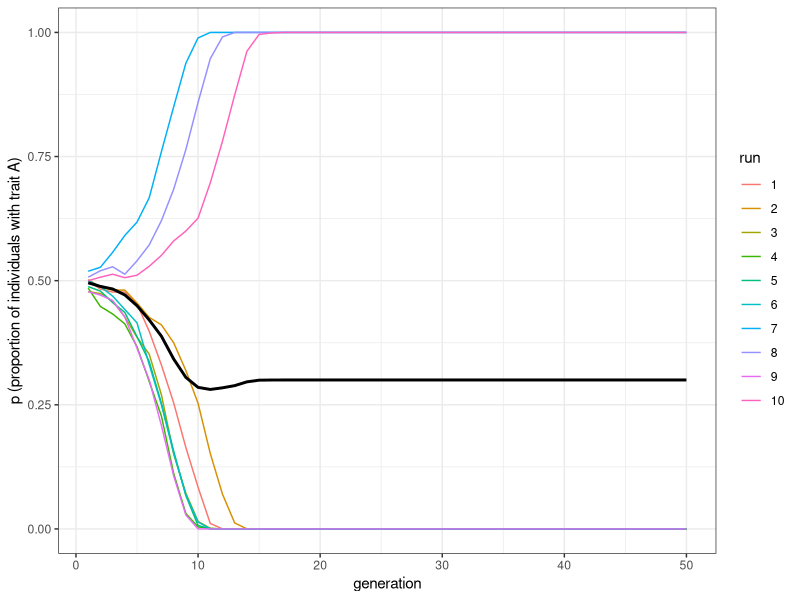
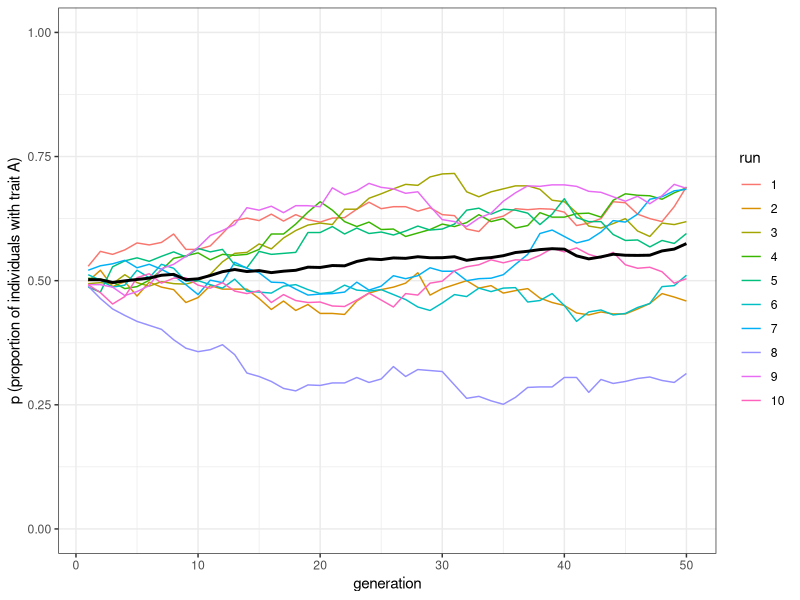
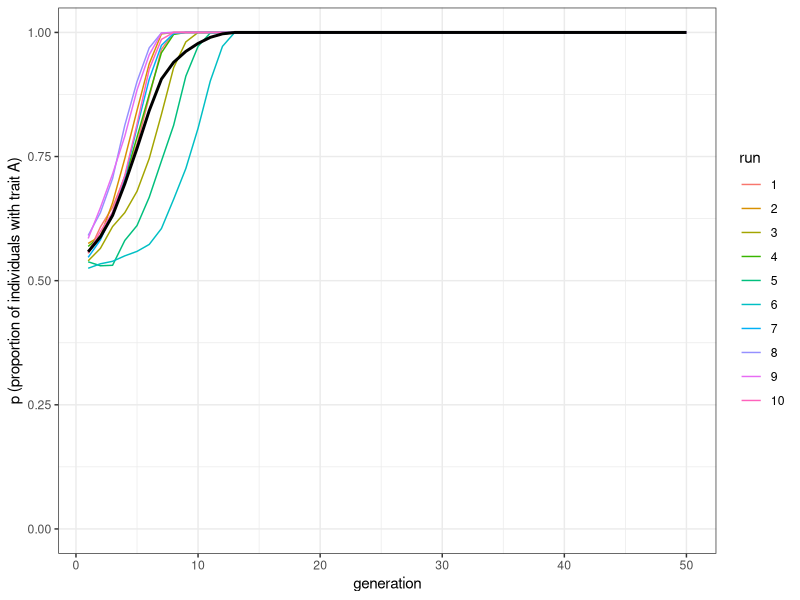
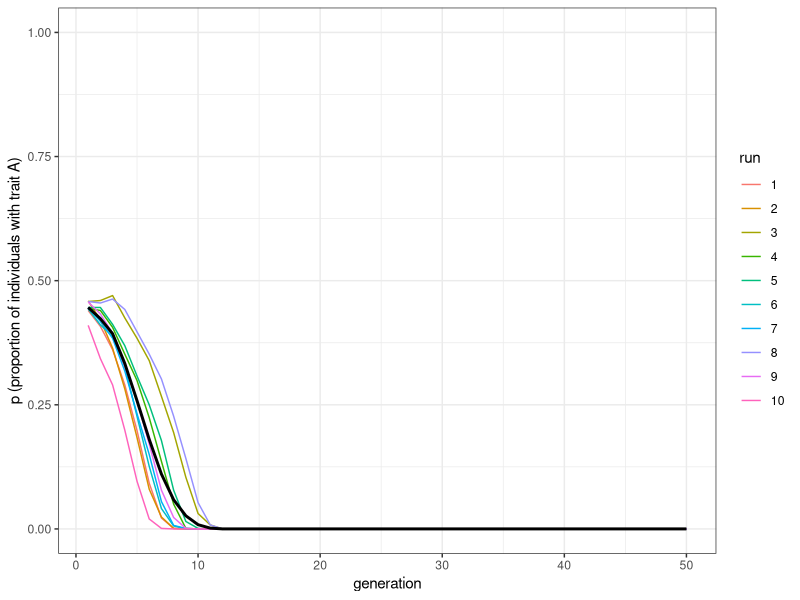
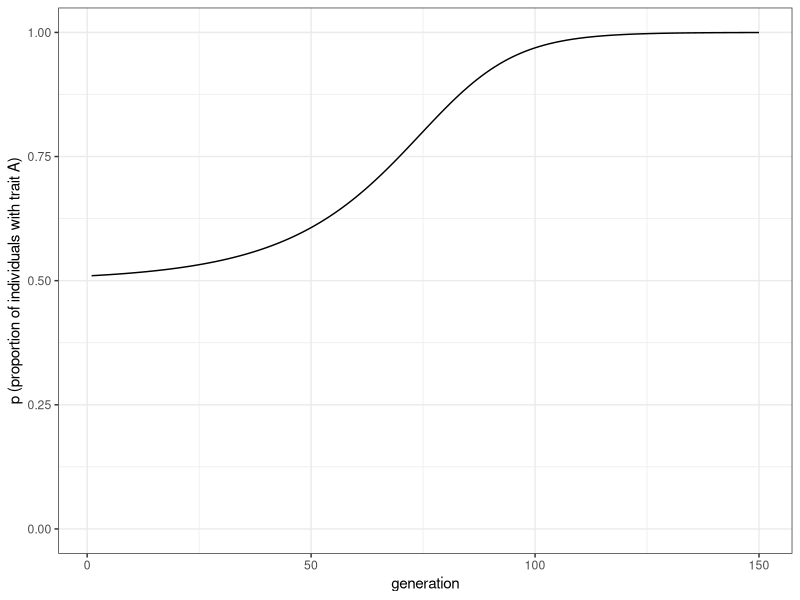
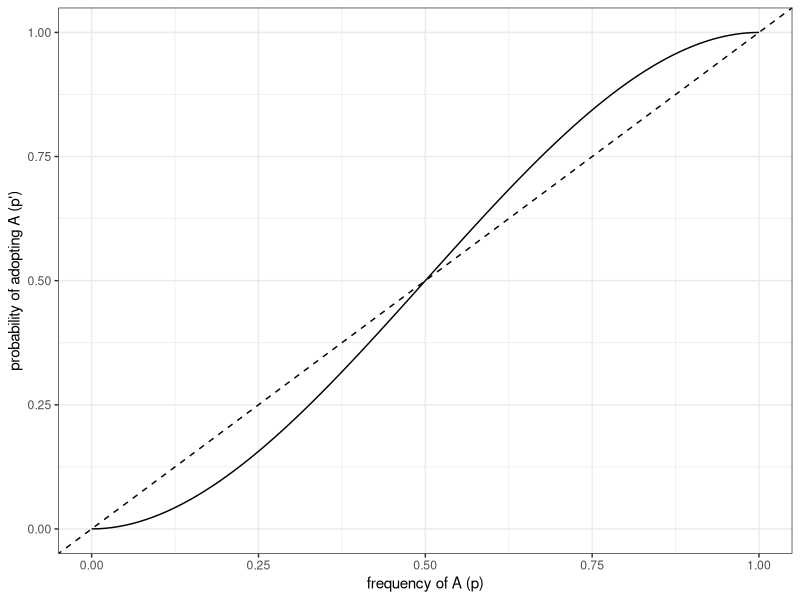

Generate these figures, in order, with R:
## ---- chunk 1
library(tidyverse)

N <- 100
p_0 <- 0.5
D <- 1

population <- tibble(trait = sample(c("A", "B"), N, replace = TRUE, prob = c(p_0, 1 - p_0))) # create first generation
## ---- chunk 2
# create dataframe with a set of 3 randomly-picked demonstrators for each agent
demonstrators <- tibble(dem1 = sample(population$trait, N, replace = TRUE), dem2 = sample(population$trait, N, replace = TRUE), dem3 = sample(population$trait, N, replace = TRUE))

demonstrators
## ---- chunk 3
# get the number of As in each 3-dem combo
num_As <- rowSums(demonstrators == "A")

population$trait[num_As == 3] <- "A"  # for dem combos with all As, set to A
population$trait[num_As == 0] <- "B"  # for dem combos with no As, set to B

prob_majority <- sample(c(TRUE, FALSE), prob = c((2/3 + D/3), 1 - (2/3 + D/3)), N, replace = TRUE)
prob_minority <- sample(c(TRUE, FALSE), prob = c((1/3 - D/3), 1 - (1/3 - D/3)), N, replace = TRUE)

# when A is a majority, 2/3
if (nrow(population[prob_majority & num_As == 2, ]) > 0) {
  population[prob_majority & num_As == 2, ] <- "A"
}
if (nrow(population[prob_majority == FALSE & num_As == 2, ]) > 0) {
  population[prob_majority == FALSE & num_As == 2, ] <- "B"
}  
# when A is a minority, 1/3
if (nrow(population[prob_minority & num_As == 1, ]) > 0) {
  population[prob_minority & num_As == 1, ] <- "A"
}
if (nrow(population[prob_minority == FALSE & num_As == 1, ]) > 0) {
  population[prob_minority == FALSE & num_As == 1, ] <- "B"
}  

## ---- chunk 4
# for testing only, add the new traits to the demonstrator dataframe and show it
demonstrators <- add_column(demonstrators, new_trait = population$trait)

demonstrators
## ---- chunk 5

N <- 100
p_0 <- 0.5
D <- 0.1

population <- tibble(trait = sample(c("A", "B"), N, replace = TRUE, prob = c(p_0, 1 - p_0))) # create first generation

# create dataframe with a set of 3 randomly-picked demonstrators for each agent
demonstrators <- tibble(dem1 = sample(population$trait, N, replace = TRUE), dem2 = sample(population$trait, N, replace = TRUE), dem3 = sample(population$trait, N, replace = TRUE))

# get the number of As in each 3-dem combo
num_As <- rowSums(demonstrators == "A")

population$trait[num_As == 3] <- "A"  # for dem combos with all As, set to A
population$trait[num_As == 0] <- "B"  # for dem combos with no As, set to B

prob_majority <- sample(c(TRUE, FALSE), prob = c((2/3 + D/3), 1 - (2/3 + D/3)), N, replace = TRUE)
prob_minority <- sample(c(TRUE, FALSE), prob = c((1/3 - D/3), 1 - (1/3 - D/3)), N, replace = TRUE)

# when A is a majority, 2/3
if (nrow(population[prob_majority & num_As == 2, ]) > 0) {
  population[prob_majority & num_As == 2, ] <- "A"
}
if (nrow(population[prob_majority == FALSE & num_As == 2, ]) > 0) {
  population[prob_majority == FALSE & num_As == 2, ] <- "B"
}  
# when A is a minority, 1/3
if (nrow(population[prob_minority & num_As == 1, ]) > 0) {
  population[prob_minority & num_As == 1, ] <- "A"
}
if (nrow(population[prob_minority == FALSE & num_As == 1, ]) > 0) {
  population[prob_minority == FALSE & num_As == 1, ] <- "B"
}  

# for testing only, add the new traits to the demonstrator dataframe and show it
demonstrators <- add_column(demonstrators, new_trait = population$trait)

demonstrators
## ---- chunk 6

conformist_transmission <- function (N, p_0, D, t_max, r_max) {
  
  output <- tibble(generation = rep(1:t_max, r_max), p = as.numeric(rep(NA, t_max * r_max)), run = as.factor(rep(1:r_max, each = t_max)))
  
  for (r in 1:r_max) {
    
    population <- tibble(trait = sample(c("A", "B"), N, replace = TRUE, prob = c(p_0, 1 - p_0)))
    # create first generation
    
    output[output$generation == 1 & output$run == r, ]$p <- sum(population$trait == "A") / N # add first generation's p for run r
    
    for (t in 2:t_max) {
      
      # create dataframe with a set of 3 randomly-picked demonstrators for each agent
      demonstrators <- tibble(dem1 = sample(population$trait, N, replace = TRUE), dem2 = sample(population$trait, N, replace = TRUE), dem3 = sample(population$trait, N, replace = TRUE))
      
      # get the number of As in each 3-dem combo
      num_As <- rowSums(demonstrators == "A")
      
      population$trait[num_As == 3] <- "A"  # for dem combos with all As, set to A
      population$trait[num_As == 0] <- "B"  # for dem combos with no As, set to B
      
      prob_majority <- sample(c(TRUE, FALSE), prob = c((2/3 + D/3), 1 - (2/3 + D/3)), N, replace = TRUE)
      prob_minority <- sample(c(TRUE, FALSE), prob = c((1/3 - D/3), 1 - (1/3 - D/3)), N, replace = TRUE)
      
      # when A is a majority, 2/3
      if (nrow(population[prob_majority & num_As == 2, ]) > 0) {
        population[prob_majority & num_As == 2, ] <- "A"
      }
      if (nrow(population[prob_majority == FALSE & num_As == 2, ]) > 0) {
        population[prob_majority == FALSE & num_As == 2, ] <- "B"
      }  
      # when A is a minority, 1/3
      if (nrow(population[prob_minority & num_As == 1, ]) > 0) {
        population[prob_minority & num_As == 1, ] <- "A"
      }
      if (nrow(population[prob_minority == FALSE & num_As == 1, ]) > 0) {
        population[prob_minority == FALSE & num_As == 1, ] <- "B"
      }  
      output[output$generation == t & output$run == r, ]$p <- sum(population$trait == "A") / N # get p and put it into output slot for this generation t and run r
    }
  }
  output  # export data from function
}

## ---- chunk 7
plot_multiple_runs <- function(data_model) {
  ggplot(data = data_model, aes(y = p, x = generation)) +
    geom_line(aes(colour = run)) +
    stat_summary(fun = mean, geom = "line", size = 1) +
    ylim(c(0, 1)) +
    theme_bw() +
    labs(y = "p (proportion of individuals with trait A)")
}
## ---- chunk 8
data_model <- conformist_transmission(N = 1000, p_0 = 0.5, D = 1, t_max = 50, r_max = 10)
plot_multiple_runs(data_model)
## ---- chunk 9
data_model <- conformist_transmission(N = 1000, p_0 = 0.5, D = 0, t_max = 50, r_max = 10)
plot_multiple_runs(data_model)
## ---- chunk 10
data_model <- conformist_transmission(N = 1000, p_0 = 0.55, D = 1, t_max = 50, r_max = 10)
plot_multiple_runs(data_model)
## ---- chunk 11
data_model <- conformist_transmission(N = 1000, p_0 = 0.45, D = 1, t_max = 50, r_max = 10)
plot_multiple_runs(data_model)
## ---- chunk 12
t_max <- 150
p_0 <- 0.51 
D <- 0.1

pop_analytical <- tibble(p = rep(NA, t_max), generation = 1:t_max)
pop_analytical$p[1] <- p_0
  
for (i in 2:t_max) {
  pop_analytical$p[i] <-pop_analytical$p[i - 1] + D * pop_analytical$p[i - 1] * (1 - pop_analytical$p[i - 1]) * (2 * pop_analytical$p[i - 1] - 1)
}

ggplot(data = pop_analytical, aes(y = p, x = generation)) +
  geom_line() +
  ylim(c(0, 1)) +
  theme_bw() +
  labs(y = "p (proportion of individuals with trait A)")

## ---- chunk 13
D <- 1
conformity_p_adopt <- tibble( p = seq(from = 0, to = 1, length.out = 101), p_next = p + D * p * (1 - p) * (2 * p - 1))

ggplot(data = conformity_p_adopt, aes(y = p_next, x = p)) +
  geom_line() +
  geom_abline(slope = 1, intercept = 0, linetype = "dashed") +
  ylim(c(0, 1)) +
  theme_bw() +
  labs(x = "frequency of A (p)", y = "probability of adopting A (p')")
